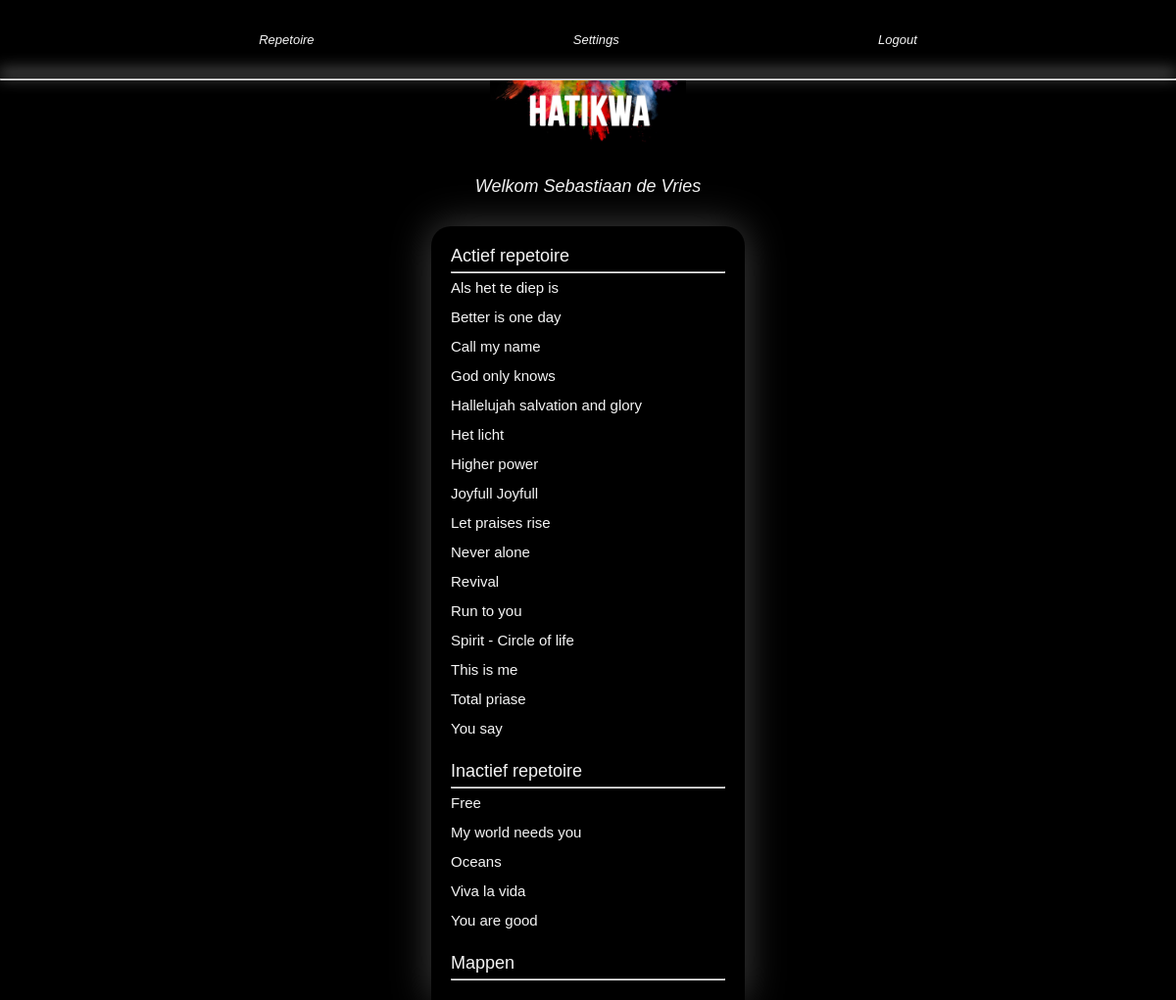
The app's page / (signed in) with its own data.
### Songs/models.py (models this page shows, shortened)
class song_list(models.Model):
    topic_choises = (
        ('active', 'active'),
        ('inactive', 'inactive'),
        ('archive', 'archive'),
        ('folder', 'folder'),
    )
    song_name = models.CharField(max_length=200)
    page_topic = models.CharField(max_length=200, choices=topic_choises, default='active')
    guest_active = models.BooleanField(default=False)
    class Meta:
        verbose_name_plural = "All songs"

### Frontend/views.py (the view)
# urls.py: path('', views.repetoireview, name="Songs"),
def repetoireview(request):
    if not request.user.is_authenticated:
        return redirect('/login')
    settings_perm = request_perm(request, ['Admin', 'Bestuur', 'Dirigent'])
    media_perm = request_perm(request, [''])
    active = song_list.objects.filter(page_topic='active').order_by(Lower('song_name'))
    inactive = song_list.objects.filter(page_topic='inactive').order_by(Lower('song_name'))
    folders = song_list.objects.filter(page_topic='folder').order_by(Lower('song_name'))
    data = {
        'page': 'repetoire.html',
        'active': active,
        'inactive': inactive,
        'folders': folders,
        'settings_perm': settings_perm,
        'media_perm': media_perm,
    }
    return render(request, 'index.html', data)

### Frontend/views.py (called while the page is built)
def request_perm(request, groups):
    perm = False
    for group in groups:
        if request.user.groups.filter(name=group).exists():
            perm = True
    return perm

### Templates/index.html (shortened to what this page needs)
{% load static %}
<!DOCTYPE html>
<html lang="en">
<head>
    <link rel="stylesheet" href="{% static 'CSS/index.css' %}">
</head>
<body>
    <div class="nav">
        {% if user.is_authenticated %}
        <a href="/songs">Repetoire</a>
        {% if settings_perm %}
        <a href="/admin">Settings</a>
        {% endif %}
        <a href="/logout">Logout</a>
        {% endif %}
    </div>
    <hr class="top-bar">
    <img class="top-logo" src="{% static 'IMG/Main/Logo.jpg' %}" alt="Hatikwa-Logo">
    {% include page %}
</body>
</html>

### Templates/repetoire.html (shortened to what this page needs)
{% load static %}
<head>
    <link rel="stylesheet" href="{% static 'CSS/repetoire.css' %}">
</head>
<div class="welcome-box">
    {% if user.first_name != "" %}
    {% if user.last_name != "" %}
    <h3 class="welcome">Welkom {{ user.first_name }} {{ user.last_name }}</h3>
    {% endif %}
    {% endif %}
</div>
<main>
    <h2 class="section-title">Actief repetoire</h2>
    <hr>
    {% for song in active %}
    <li class="file"><a href="/songs/song/{{ song.song_name }}">{{ song.song_name }}</a></li>
    {% endfor %}
    <br class="item-break">
    <h2 class="section-title">Inactief repetoire</h2>
    <hr>
    {% for song in inactive %}
    <li class="file"><a href="/songs/song/{{ song.song_name }}">{{ song.song_name }}</a></li>
    {% endfor %}
    <br class="item-break">
    <h2 class="section-title">Mappen</h2>
    <hr>
</main>

### Static/CSS/index.css (style rules this page uses)
* { margin: 0; padding: 0; font-family: Arial, Helvetica, sans-serif; }
html { background-color: black; }
.nav { display: flex; align-items: center; justify-content: space-evenly; height: 80px; }
.nav a { color: whitesmoke; text-decoration: none; font-weight: 300; font-size: 13px; font-style: italic; }
.top-bar { box-shadow: 0px -6px 16px 1px #d2d2d2; }
.top-logo { width: 200px; margin-left: calc(50% - 100px); }

### Static/CSS/repetoire.css (style rules this page uses)
main { width: 280px; margin-left: 50%; transform: translateX(-50%); padding: 20px; border-top-left-radius: 20px; border-top-right-radius: 20px; position: relative; list-style: none; box-shadow: 0px 0px 40px #424242; }
main::after { position: absolute; content: ""; z-index: -1; top: 0; left: 0; bottom: 0; right: 0; background-size: 135%; background-image: url("https://pics.craiyon.com/2023-09-17/547428a2dcdc4c6e84b184213f9d289b.webp"); border-top-left-radius: 20px; border-top-right-radius: 20px; opacity: 0.3; }
.welcome { width: 100%; text-align: center; color: whitesmoke; text-decoration: none; font-weight: 300; font-style: italic; font-size: 18px; margin-top: 25px; margin-bottom: 30px; }
.section-title { color: whitesmoke; font-size: 18px; font-weight: 500; margin-bottom: 5px; }
.file { color: whitesmoke; line-height: 30px; list-style: none; }
.file a { color: whitesmoke; text-decoration: none; font-size: 15px; font-weight: 300; }

### records on screen
song_list: song_name "Als het te diep is"
song_list: song_name "Better is one day"
song_list: song_name "Call my name"
song_list: song_name "God only knows"
song_list: song_name "Hallelujah salvation and glory"
song_list: song_name "Het licht"
song_list: song_name "Higher power"
song_list: song_name "Joyfull Joyfull"
song_list: song_name "Let praises rise"
song_list: song_name "Never alone"
song_list: song_name "Revival"
song_list: song_name "Run to you"
song_list: song_name "Spirit - Circle of life"
song_list: song_name "This is me"
song_list: song_name "Total priase"
song_list: song_name "You say"
song_list: song_name "Free"
song_list: song_name "My world needs you"
song_list: song_name "Oceans"
song_list: song_name "Viva la vida"
song_list: song_name "You are good"

### other values on screen
{{ user.first_name }} "Sebastiaan"
{{ user.last_name }} "de Vries"
